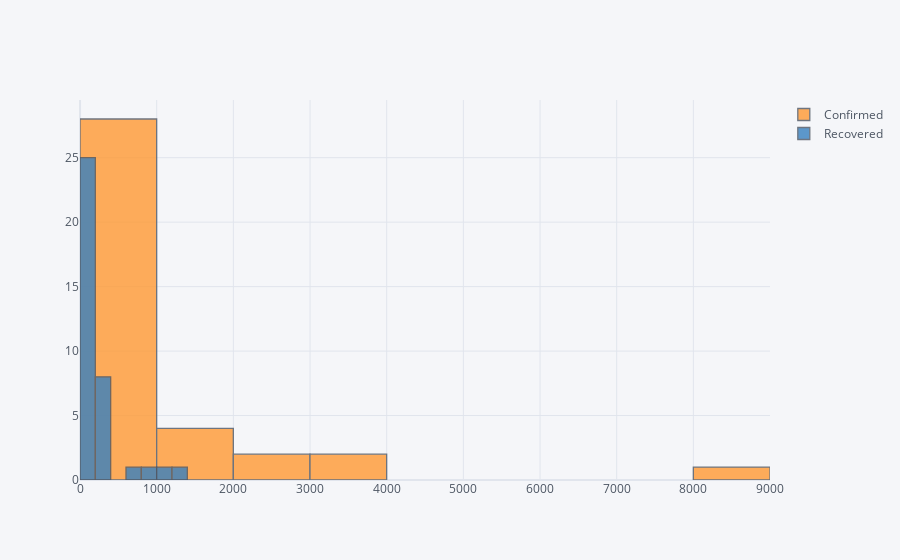

The code cell stored with this chart in its notebook:
### Code cell
data3.iplot(kind ='hist')

### Figure 1 — Plotly figure (JSON) as saved in the notebook; plotly's stock layout.template omitted (floating-point values rounded to 4 significant figures)
{"data": [{"histfunc": "count", "histnorm": "", "marker": {"color": "rgba(255, 153, 51, 1.0)", "line": {"color": "#4D5663", "width": 1.3}}, "name": "Confirmed", "opacity": 0.8, "orientation": "v", "type": "histogram", "x": [8590, 3548, 3108, 2335, 2165, 1937, 1986, 1259, 1003, 697, 565, 523, 486, 330, 304, 360, 118, 104, 51, 40, 37, 38, 56, 33, 22, 12, 8, 7, 2, 2, 1, 1, 0, 0, 0, 0, 0]}, {"histfunc": "count", "histnorm": "", "marker": {"color": "rgba(55, 128, 191, 1.0)", "line": {"color": "#4D5663", "width": 1.3}}, "name": "Recovered", "opacity": 0.8, "orientation": "v", "type": "histogram", "x": [1282, 394, 877, 744, 357, 1101, 399, 258, 332, 109, 176, 207, 359, 98, 218, 57, 38, 17, 33, 25, 34, 27, 17, 15, 16, 0, 5, 7, 2, 2, 0, 1, 0, 0, 0, 0, 0]}], "layout": {"barmode": "overlay", "legend": {"bgcolor": "#F5F6F9", "font": {"color": "#4D5663"}}, "paper_bgcolor": "#F5F6F9", "plot_bgcolor": "#F5F6F9", "title": {"font": {"color": "#4D5663"}}, "xaxis": {"gridcolor": "#E1E5ED", "showgrid": true, "tickfont": {"color": "#4D5663"}, "title": {"font": {"color": "#4D5663"}, "text": ""}, "zerolinecolor": "#E1E5ED"}, "yaxis": {"gridcolor": "#E1E5ED", "showgrid": true, "tickfont": {"color": "#4D5663"}, "title": {"font": {"color": "#4D5663"}, "text": ""}, "zerolinecolor": "#E1E5ED"}}}
